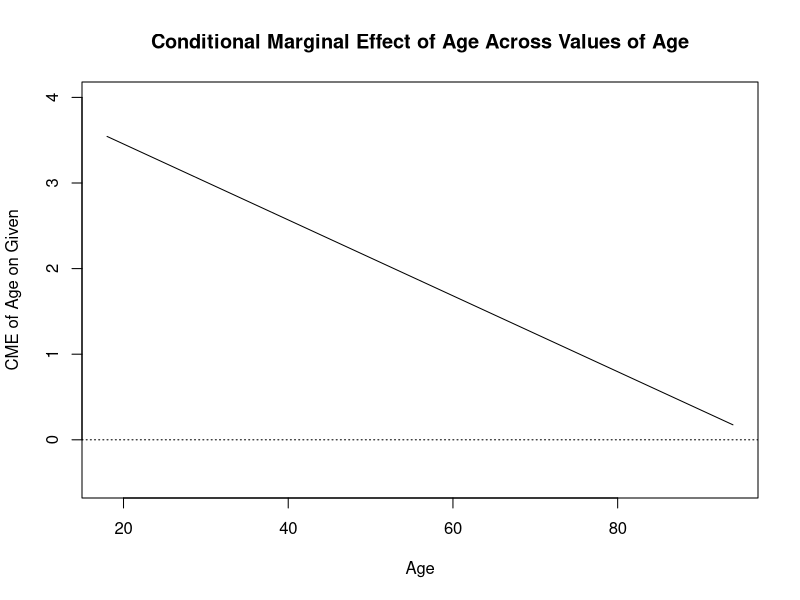
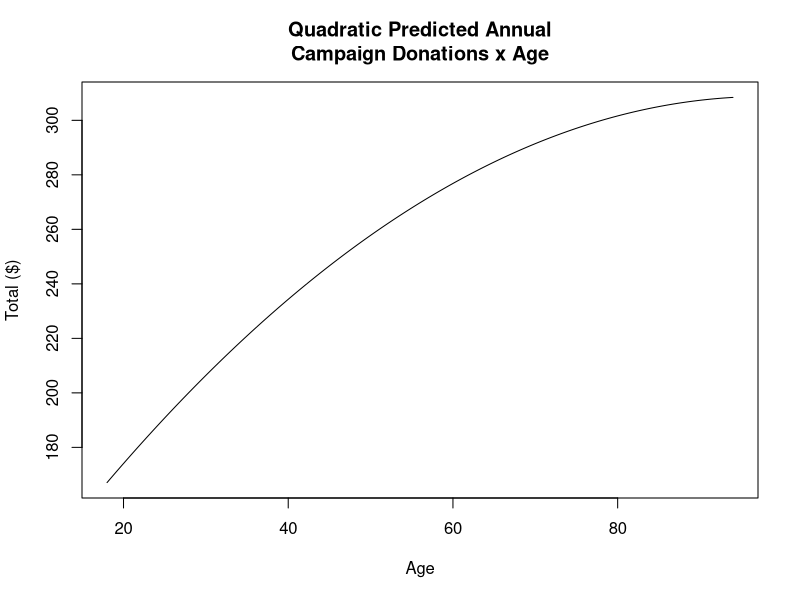
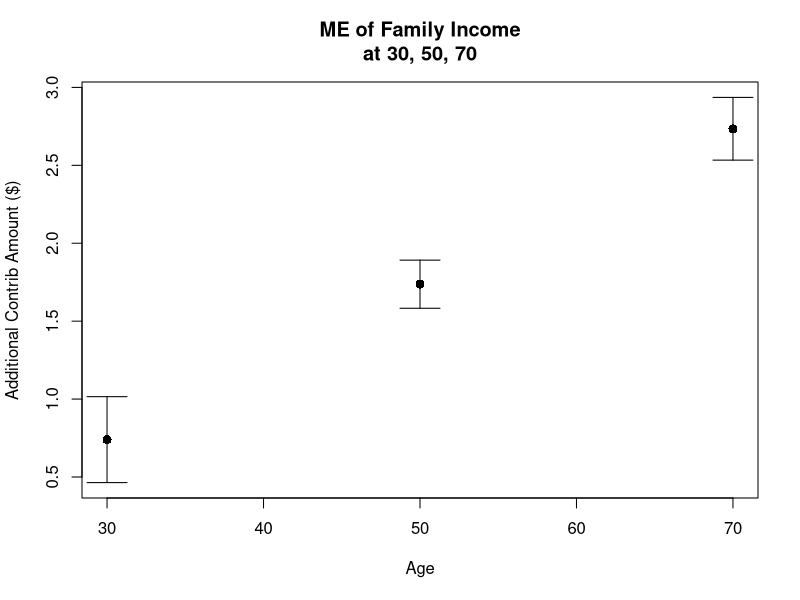
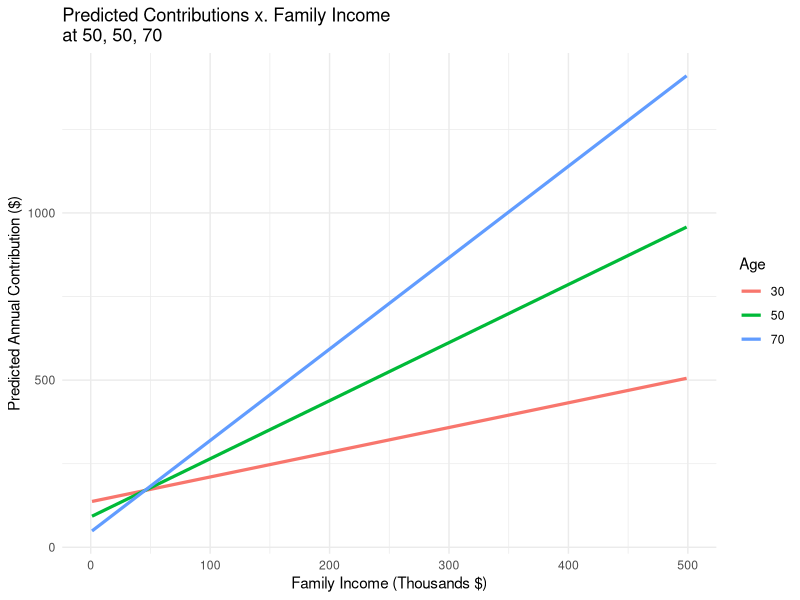

The R source for these figures, in order:
## ---- chunk 1
library(marginaleffects)
library(ggplot2)


contrib <- read.csv("contribupdate.csv")

#summary(contrib)
## ---- chunk 2

contrib$lfaminc <- log(contrib$faminc)
  
contrib$lgiven <- log(contrib$given)

## ---- chunk 3

m1 <- lm(given ~ age + I(age^2), data = contrib)

#looking for evidence of a quadratic relationship between age and given

#summary(m1)

## ---- chunk 4

turning_point <- -4.34239/(2*-0.02217)
 
#turning_point
## ---- chunk 5
options(marginaleffects_print_omit = c("s.value"))

# deal with nas
age_min <- min(contrib$age, na.rm = TRUE)
age_max <- max(contrib$age, na.rm =TRUE)
age_grid <- seq(from = age_min, to = age_max, by = 0.1)

# issues so trying extract as numeric
age_num <- as.numeric(coef(m1)["age"])
agesq_num <- as.numeric(coef(m1)["I(age^2)"])

#cme
cme_age <- age_num + 2 * agesq_num * age_grid

# using range(cme_age) I get that the range of CME is 0.1748 to 3.5443. In the plot below, I add a approx 0.5 buffer to these values for the ylim

# plot cme
plot(age_grid, cme_age,
     main = "Conditional Marginal Effect of Age Across Values of Age",
     ylab = "CME of Age on Given", xlab = "Age", type = "l",
     xlim = c(age_min, age_max), ylim = c(-0.5, 4))
abline(h=0, lty=3)
## ---- chunk 6

# age grid over observed support is age_grid

#predict 1 yr contrib ammount at each age
p_given <- predict(m1,
                   newdata = data.frame(age = age_grid))

plot(age_grid, p_given,
     type = "l",
     xlab = "Age",
     ylab = "Year Contribution\nTotal ($)",
     main = "Quadratic Predicted Annual\nCampaign Donations x Age")

## ---- chunk 7

m2 <- lm(given ~ age*faminc, data = contrib)

#summary(m2)

## ---- chunk 8

#marginal effects of faminc on campaign contributions at 30 means 

beta_faminc <- -0.75625
beta_x <- 0.04987

me_faminc_30 <- beta_faminc + beta_x * 30
me_faminc_50 <- beta_faminc + beta_x * 50
me_faminc_70 <- beta_faminc + beta_x * 70

me_faminc_30
me_faminc_50
me_faminc_70

#oops/also via slopes
slopes(m2,
       variables = "faminc",
       newdata = datagrid(age = c(30, 50, 70)))

## ---- chunk 9
#plot of marginal effect of family income at 30

m_income <- slopes(m2,
       variables = "faminc",
       newdata = datagrid(age = c(30, 50, 70)))


ylimits <- range(c(m_income$estimate, m_income$conf.low, m_income$conf.high), na.rm = TRUE)

plot(m_income$age, m_income$estimate,
     xlab = "Age",
     ylab = "Additional Contrib Amount ($)",
     main = "ME of Family Income\nat 30, 50, 70",
     xlim = range(m_income$age, na.rm = TRUE),
     ylim = ylimits,
     pch = 16, cex = 1.2)
     
arrows(m_income$age, m_income$conf.low,
       m_income$age, m_income$conf.high,
       angle = 90, code = 3, length = 0.2)

## ---- chunk 10

#ranges
inc <- seq(min(contrib$faminc, na.rm = TRUE),
           max(contrib$faminc, na.rm = TRUE),
           length.out = 200)

ages <-c(30, 50, 70)

#all combos
new_data <- expand.grid(faminc = inc, age = ages)

#predicted contrib for each combo
new_data$predicted_contrib <- predict(m2, newdata = new_data)

#plot
ggplot(new_data, aes(x = faminc, y = predicted_contrib, color = factor(age))) + 
  geom_line(linewidth = 1.1) +
  labs(
    x = "Family Income (Thousands $)",
    y = "Predicted Annual Contribution ($)",
    color = "Age",
    title = "Predicted Contributions x. Family Income\nat 50, 50, 70") +
  theme_minimal(
  )

## ---- chunk 11
m3 <- lm(lgiven ~ age + lfaminc, data = contrib)
summary(m3)
## ---- chunk 12

perc_change <- 100*(exp(coef(m3)["age"]*10)-1)
perc_change

## ---- chunk 13


age40 <- 40

faminc40 <- 90

df_40 <- data.frame(age=age40, lfaminc = log(faminc40))

#predict on log scale
predicted_40 <- predict(m3, newdata = df_40, se.fit = TRUE)
pred_level <- exp(predicted_40$fit)

pred_level
#smearing correction

sigmasq <- summary(m3)$sigma^2
pred_level_sigma <- exp(predicted_40$fit + 0.5 *sigmasq)

## ---- chunk 14

#shorter way
#data frame
lastdf <- data.frame(
  age = 60,
  lfaminc = log(c(50,100))
)

#back transofm
log_vers <- predict(m3, newdata = lastdf)
level_vers <- exp(log_vers)
first_dif<-level_vers[2]-level_vers[1]

first_dif



#OLD:
#make a row for age 60 faminc 50, "" faminc 100
bot1 <- data.frame(age=60, lfaminc = log(50))
bot2 <- data.frame(age = 60, lfaminc = log(100))

#scale - to log, exponentiate for dollar
bot1_level <-exp(bot1)
bot2_level <- exp(bot2)

#first difference
first_dif <- bot2_level- bot1_level

first_dif
